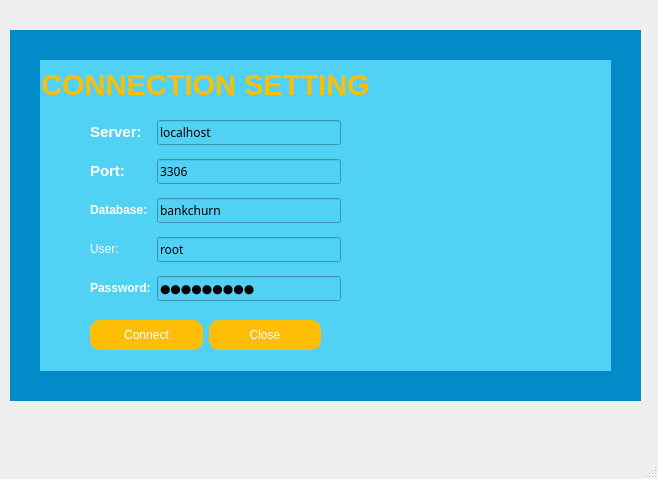
<?xml version="1.0" encoding="UTF-8"?>
<ui version="4.0">
 <class>MainWindow</class>
 <widget class="QMainWindow" name="MainWindow">
  <property name="geometry">
   <rect>
    <x>0</x>
    <y>0</y>
    <width>658</width>
    <height>479</height>
   </rect>
  </property>
  <property name="windowTitle">
   <string>ChurnCast - ConnectWindow</string>
  </property>
  <property name="windowIcon">
   <iconset>
    <normaloff>images/logo_app.png</normaloff>images/logo_app.png</iconset>
  </property>
  <widget class="QWidget" name="centralwidget">
   <widget class="QWidget" name="BG1" native="true">
    <property name="geometry">
     <rect>
      <x>10</x>
      <y>30</y>
      <width>631</width>
      <height>371</height>
     </rect>
    </property>
    <property name="styleSheet">
     <string notr="true">background-color: rgb(2, 139, 200);</string>
    </property>
    <widget class="QWidget" name="BG2" native="true">
     <property name="geometry">
      <rect>
       <x>30</x>
       <y>30</y>
       <width>571</width>
       <height>311</height>
      </rect>
     </property>
     <property name="styleSheet">
      <string notr="true">background-color: rgb(81, 209, 244);</string>
     </property>
     <widget class="QWidget" name="verticalLayoutWidget">
      <property name="geometry">
       <rect>
        <x>0</x>
        <y>0</y>
        <width>331</width>
        <height>51</height>
       </rect>
      </property>
      <layout class="QVBoxLayout" name="verticalLayout">
       <item>
        <widget class="QLabel" name="labelConnect">
         <property name="styleSheet">
          <string notr="true">font: 75 8pt &quot;Vinhan&quot;;
color: rgb(129, 179, 120);</string>
         </property>
         <property name="text">
          <string>&lt;html&gt;&lt;head/&gt;&lt;body&gt;&lt;p align=&quot;center&quot;&gt;&lt;span style=&quot; font-size:22pt; font-weight:600; color:#febe05;&quot;&gt;CONNECTION SETTING&lt;/span&gt;&lt;/p&gt;&lt;/body&gt;&lt;/html&gt;</string>
         </property>
        </widget>
       </item>
      </layout>
     </widget>
     <widget class="QLabel" name="label_4">
      <property name="geometry">
       <rect>
        <x>330</x>
        <y>0</y>
        <width>241</width>
        <height>311</height>
       </rect>
      </property>
      <property name="text">
       <string/>
      </property>
      <property name="pixmap">
       <pixmap>images/ConnectDatabase/image/connectdatabase.jpg</pixmap>
      </property>
      <property name="scaledContents">
       <bool>true</bool>
      </property>
     </widget>
     <widget class="QWidget" name="formLayoutWidget">
      <property name="geometry">
       <rect>
        <x>50</x>
        <y>60</y>
        <width>251</width>
        <height>181</height>
       </rect>
      </property>
      <layout class="QFormLayout" name="formLayout">
       <item row="1" column="0">
        <widget class="QLabel" name="labelServer">
         <property name="styleSheet">
          <string notr="true">font: 75 11pt &quot;Vinhan&quot;;</string>
         </property>
         <property name="text">
          <string>&lt;html&gt;&lt;head/&gt;&lt;body&gt;&lt;p&gt;&lt;span style=&quot; font-size:11pt; font-weight:600; color:#ffffff;&quot;&gt;Server:&lt;/span&gt;&lt;/p&gt;&lt;/body&gt;&lt;/html&gt;</string>
         </property>
        </widget>
       </item>
       <item row="1" column="1">
        <widget class="QLineEdit" name="lineEditServer">
         <property name="font">
          <font>
           <family>Vinhan</family>
          </font>
         </property>
         <property name="text">
          <string>localhost</string>
         </property>
        </widget>
       </item>
       <item row="3" column="0">
        <widget class="QLabel" name="labelPort">
         <property name="styleSheet">
          <string notr="true">font: 75 11pt &quot;Vinhan&quot;;</string>
         </property>
         <property name="text">
          <string>&lt;html&gt;&lt;head/&gt;&lt;body&gt;&lt;p&gt;&lt;span style=&quot; font-size:11pt; font-weight:600; color:#ffffff;&quot;&gt;Port:&lt;/span&gt;&lt;/p&gt;&lt;/body&gt;&lt;/html&gt;</string>
         </property>
        </widget>
       </item>
       <item row="3" column="1">
        <widget class="QLineEdit" name="lineEditPort">
         <property name="font">
          <font>
           <family>Vinhan</family>
          </font>
         </property>
         <property name="text">
          <string>3306</string>
         </property>
        </widget>
       </item>
       <item row="5" column="0">
        <widget class="QLabel" name="labelDatabase">
         <property name="styleSheet">
          <string notr="true">font: 75 11pt &quot;Vinhan&quot;;</string>
         </property>
         <property name="text">
          <string>&lt;html&gt;&lt;head/&gt;&lt;body&gt;&lt;p&gt;&lt;span style=&quot; font-weight:600; color:#ffffff;&quot;&gt;Database:&lt;/span&gt;&lt;/p&gt;&lt;/body&gt;&lt;/html&gt;</string>
         </property>
        </widget>
       </item>
       <item row="5" column="1">
        <widget class="QLineEdit" name="lineEditDatabase">
         <property name="font">
          <font>
           <family>Vinhan</family>
          </font>
         </property>
         <property name="text">
          <string>bankchurn</string>
         </property>
        </widget>
       </item>
       <item row="7" column="0">
        <widget class="QLabel" name="labelUser">
         <property name="styleSheet">
          <string notr="true">font: 75 11pt &quot;Vinhan&quot;;
</string>
         </property>
         <property name="text">
          <string>&lt;html&gt;&lt;head/&gt;&lt;body&gt;&lt;p&gt;&lt;span style=&quot; color:#ffffff;&quot;&gt;User:&lt;/span&gt;&lt;/p&gt;&lt;/body&gt;&lt;/html&gt;</string>
         </property>
        </widget>
       </item>
       <item row="7" column="1">
        <widget class="QLineEdit" name="lineEditUser">
         <property name="font">
          <font>
           <family>Vinhan</family>
          </font>
         </property>
         <property name="text">
          <string>root</string>
         </property>
        </widget>
       </item>
       <item row="9" column="0">
        <widget class="QLabel" name="labelPassword">
         <property name="styleSheet">
          <string notr="true">font: 75 11pt &quot;Vinhan&quot;;</string>
         </property>
         <property name="text">
          <string>&lt;html&gt;&lt;head/&gt;&lt;body&gt;&lt;p&gt;&lt;span style=&quot; font-weight:600; color:#ffffff;&quot;&gt;Password:&lt;/span&gt;&lt;/p&gt;&lt;/body&gt;&lt;/html&gt;</string>
         </property>
        </widget>
       </item>
       <item row="9" column="1">
        <widget class="QLineEdit" name="lineEditPassword">
         <property name="font">
          <font>
           <family>Vinhan</family>
          </font>
         </property>
         <property name="text">
          <string>@Obama123</string>
         </property>
         <property name="echoMode">
          <enum>QLineEdit::Password</enum>
         </property>
        </widget>
       </item>
       <item row="2" column="1">
        <spacer name="verticalSpacer">
         <property name="orientation">
          <enum>Qt::Vertical</enum>
         </property>
         <property name="sizeHint" stdset="0">
          <size>
           <width>20</width>
           <height>40</height>
          </size>
         </property>
        </spacer>
       </item>
       <item row="4" column="1">
        <spacer name="verticalSpacer_2">
         <property name="orientation">
          <enum>Qt::Vertical</enum>
         </property>
         <property name="sizeHint" stdset="0">
          <size>
           <width>20</width>
           <height>40</height>
          </size>
         </property>
        </spacer>
       </item>
       <item row="6" column="1">
        <spacer name="verticalSpacer_3">
         <property name="orientation">
          <enum>Qt::Vertical</enum>
         </property>
         <property name="sizeHint" stdset="0">
          <size>
           <width>20</width>
           <height>40</height>
          </size>
         </property>
        </spacer>
       </item>
       <item row="8" column="1">
        <spacer name="verticalSpacer_4">
         <property name="orientation">
          <enum>Qt::Vertical</enum>
         </property>
         <property name="sizeHint" stdset="0">
          <size>
           <width>20</width>
           <height>40</height>
          </size>
         </property>
        </spacer>
       </item>
      </layout>
     </widget>
     <widget class="QLabel" name="label">
      <property name="geometry">
       <rect>
        <x>30</x>
        <y>60</y>
        <width>16</width>
        <height>21</height>
       </rect>
      </property>
      <property name="text">
       <string/>
      </property>
      <property name="pixmap">
       <pixmap>images/ConnectDatabase/icon/server.png</pixmap>
      </property>
      <property name="scaledContents">
       <bool>true</bool>
      </property>
     </widget>
     <widget class="QLabel" name="label_2">
      <property name="geometry">
       <rect>
        <x>30</x>
        <y>100</y>
        <width>16</width>
        <height>20</height>
       </rect>
      </property>
      <property name="text">
       <string/>
      </property>
      <property name="pixmap">
       <pixmap>images/ConnectDatabase/icon/port.png</pixmap>
      </property>
      <property name="scaledContents">
       <bool>true</bool>
      </property>
     </widget>
     <widget class="QLabel" name="label_3">
      <property name="geometry">
       <rect>
        <x>30</x>
        <y>140</y>
        <width>16</width>
        <height>21</height>
       </rect>
      </property>
      <property name="text">
       <string/>
      </property>
      <property name="pixmap">
       <pixmap>images/ConnectDatabase/icon/database.png</pixmap>
      </property>
      <property name="scaledContents">
       <bool>true</bool>
      </property>
     </widget>
     <widget class="QLabel" name="label_5">
      <property name="geometry">
       <rect>
        <x>30</x>
        <y>180</y>
        <width>16</width>
        <height>20</height>
       </rect>
      </property>
      <property name="text">
       <string/>
      </property>
      <property name="pixmap">
       <pixmap>images/ConnectDatabase/icon/user.png</pixmap>
      </property>
      <property name="scaledContents">
       <bool>true</bool>
      </property>
     </widget>
     <widget class="QLabel" name="label_6">
      <property name="geometry">
       <rect>
        <x>30</x>
        <y>220</y>
        <width>16</width>
        <height>21</height>
       </rect>
      </property>
      <property name="text">
       <string/>
      </property>
      <property name="pixmap">
       <pixmap>images/ConnectDatabase/icon/password.png</pixmap>
      </property>
      <property name="scaledContents">
       <bool>true</bool>
      </property>
     </widget>
     <widget class="QWidget" name="horizontalLayoutWidget">
      <property name="geometry">
       <rect>
        <x>50</x>
        <y>250</y>
        <width>231</width>
        <height>51</height>
       </rect>
      </property>
      <layout class="QHBoxLayout" name="horizontalLayout">
       <item>
        <widget class="QPushButton" name="pushButtonConnect">
         <property name="styleSheet">
          <string notr="true">QPushButton {
	background-color: rgb(254, 190, 5);
	color:rgb(255, 255, 255);
	text-align:center;
	font: 75 12pt &quot;Vinhan&quot;;
	height:30px;
	border:none;
	border-radius:10px;
	border-radius:10px;
}
</string>
         </property>
         <property name="text">
          <string>Connect</string>
         </property>
         <property name="icon">
          <iconset>
           <normaloff>images/ConnectDatabase/icon/connect.png</normaloff>images/ConnectDatabase/icon/connect.png</iconset>
         </property>
        </widget>
       </item>
       <item>
        <widget class="QPushButton" name="pushButtonClose">
         <property name="styleSheet">
          <string notr="true">QPushButton {
	background-color: rgb(254, 190, 5);
	color:rgb(255, 255, 255);
	text-align:center;
	font: 75 12pt &quot;Vinhan&quot;;
	height:30px;
	border:none;
	border-radius:10px;
	border-radius:10px;
}
</string>
         </property>
         <property name="text">
          <string>Close</string>
         </property>
         <property name="icon">
          <iconset>
           <normaloff>images/ConnectDatabase/icon/close.png</normaloff>images/ConnectDatabase/icon/close.png</iconset>
         </property>
        </widget>
       </item>
      </layout>
     </widget>
    </widget>
   </widget>
  </widget>
  <widget class="QMenuBar" name="menubar">
   <property name="geometry">
    <rect>
     <x>0</x>
     <y>0</y>
     <width>658</width>
     <height>18</height>
    </rect>
   </property>
  </widget>
  <widget class="QStatusBar" name="statusbar"/>
 </widget>
 <resources/>
 <connections>
  <connection>
   <sender>pushButtonClose</sender>
   <signal>clicked()</signal>
   <receiver>MainWindow</receiver>
   <slot>close()</slot>
   <hints>
    <hint type="sourcelabel">
     <x>265</x>
     <y>358</y>
    </hint>
    <hint type="destinationlabel">
     <x>328</x>
     <y>239</y>
    </hint>
   </hints>
  </connection>
 </connections>
</ui>
